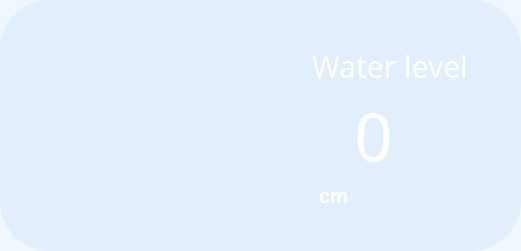
    <widget class="QFrame" name="Waterlevel_holder">
     <property name="geometry">
      <rect>
       <x>610</x>
       <y>80</y>
       <width>521</width>
       <height>251</height>
      </rect>
     </property>
     <property name="styleSheet">
      <string notr="true">background-color: rgba(136, 190, 240,0.14);
border-radius: 50%;</string>
     </property>
     <property name="frameShape">
      <enum>QFrame::StyledPanel</enum>
     </property>
     <property name="frameShadow">
      <enum>QFrame::Raised</enum>
     </property>
     <widget class="QLabel" name="Waterlevel">
      <property name="geometry">
       <rect>
        <x>308</x>
        <y>90</y>
        <width>131</width>
        <height>91</height>
       </rect>
      </property>
      <property name="font">
       <font>
        <family>Rockwell</family>
        <pointsize>50</pointsize>
       </font>
      </property>
      <property name="styleSheet">
       <string notr="true">color: #ffffff;
background-color:None;
</string>
      </property>
      <property name="text">
       <string>0</string>
      </property>
      <property name="alignment">
       <set>Qt::AlignCenter</set>
      </property>
     </widget>
     <widget class="QLabel" name="cm">
      <property name="geometry">
       <rect>
        <x>319</x>
        <y>180</y>
        <width>81</width>
        <height>31</height>
       </rect>
      </property>
      <property name="palette">
       <palette>
        <active>
         <colorrole role="WindowText">
          <brush brushstyle="SolidPattern">
           <color alpha="255">
            <red>255</red>
            <green>255</green>
            <blue>255</blue>
           </color>
          </brush>
         </colorrole>
         <colorrole role="Button">
          <brush brushstyle="SolidPattern">
           <color alpha="0">
            <red>255</red>
            <green>255</green>
            <blue>255</blue>
           </color>
          </brush>
         </colorrole>
         <colorrole role="Text">
          <brush brushstyle="SolidPattern">
           <color alpha="255">
            <red>255</red>
            <green>255</green>
            <blue>255</blue>
           </color>
          </brush>
         </colorrole>
         <colorrole role="ButtonText">
          <brush brushstyle="SolidPattern">
           <color alpha="255">
            <red>255</red>
            <green>255</green>
            <blue>255</blue>
           </color>
          </brush>
         </colorrole>
         <colorrole role="Base">
          <brush brushstyle="SolidPattern">
           <color alpha="0">
            <red>255</red>
            <green>255</green>
            <blue>255</blue>
           </color>
          </brush>
         </colorrole>
         <colorrole role="Window">
          <brush brushstyle="SolidPattern">
           <color alpha="0">
            <red>255</red>
            <green>255</green>
            <blue>255</blue>
           </color>
          </brush>
         </colorrole>
         <colorrole role="PlaceholderText">
          <brush brushstyle="NoBrush">
           <color alpha="128">
            <red>255</red>
            <green>255</green>
            <blue>255</blue>
           </color>
          </brush>
         </colorrole>
        </active>
        <inactive>
         <colorrole role="WindowText">
          <brush brushstyle="SolidPattern">
           <color alpha="255">
            <red>255</red>
            <green>255</green>
            <blue>255</blue>
           </color>
          </brush>
         </colorrole>
         <colorrole role="Button">
          <brush brushstyle="SolidPattern">
           <color alpha="0">
            <red>255</red>
            <green>255</green>
            <blue>255</blue>
           </color>
          </brush>
         </colorrole>
         <colorrole role="Text">
          <brush brushstyle="SolidPattern">
           <color alpha="255">
            <red>255</red>
            <green>255</green>
            <blue>255</blue>
           </color>
          </brush>
         </colorrole>
         <colorrole role="ButtonText">
          <brush brushstyle="SolidPattern">
           <color alpha="255">
            <red>255</red>
            <green>255</green>
            <blue>255</blue>
           </color>
          </brush>
         </colorrole>
         <colorrole role="Base">
          <brush brushstyle="SolidPattern">
           <color alpha="0">
            <red>255</red>
            <green>255</green>
            <blue>255</blue>
           </color>
          </brush>
         </colorrole>
         <colorrole role="Window">
          <brush brushstyle="SolidPattern">
           <color alpha="0">
            <red>255</red>
            <green>255</green>
            <blue>255</blue>
           </color>
          </brush>
         </colorrole>
         <colorrole role="PlaceholderText">
          <brush brushstyle="NoBrush">
           <color alpha="128">
            <red>255</red>
            <green>255</green>
            <blue>255</blue>
           </color>
          </brush>
         </colorrole>
        </inactive>
        <disabled>
         <colorrole role="WindowText">
          <brush brushstyle="SolidPattern">
           <color alpha="255">
            <red>255</red>
            <green>255</green>
            <blue>255</blue>
           </color>
          </brush>
         </colorrole>
         <colorrole role="Button">
          <brush brushstyle="SolidPattern">
           <color alpha="0">
            <red>255</red>
            <green>255</green>
            <blue>255</blue>
           </color>
          </brush>
         </colorrole>
         <colorrole role="Text">
          <brush brushstyle="SolidPattern">
           <color alpha="255">
            <red>255</red>
            <green>255</green>
            <blue>255</blue>
           </color>
          </brush>
         </colorrole>
         <colorrole role="ButtonText">
          <brush brushstyle="SolidPattern">
           <color alpha="255">
            <red>255</red>
            <green>255</green>
            <blue>255</blue>
           </color>
          </brush>
         </colorrole>
         <colorrole role="Base">
          <brush brushstyle="SolidPattern">
           <color alpha="0">
            <red>255</red>
            <green>255</green>
            <blue>255</blue>
           </color>
          </brush>
         </colorrole>
         <colorrole role="Window">
          <brush brushstyle="SolidPattern">
           <color alpha="0">
            <red>255</red>
            <green>255</green>
            <blue>255</blue>
           </color>
          </brush>
         </colorrole>
         <colorrole role="PlaceholderText">
          <brush brushstyle="NoBrush">
           <color alpha="128">
            <red>255</red>
            <green>255</green>
            <blue>255</blue>
           </color>
          </brush>
         </colorrole>
        </disabled>
       </palette>
      </property>
      <property name="font">
       <font>
        <pointsize>15</pointsize>
        <weight>75</weight>
        <bold>true</bold>
       </font>
      </property>
      <property name="styleSheet">
       <string notr="true">background-color: rgba(255, 255, 255, 0);
color:rgb(255,255,255);</string>
      </property>
      <property name="text">
       <string>cm</string>
      </property>
     </widget>
     <widget class="QLineEdit" name="Waterlevel_label_2">
      <property name="geometry">
       <rect>
        <x>290</x>
        <y>40</y>
        <width>201</width>
        <height>51</height>
       </rect>
      </property>
      <property name="font">
       <font>
        <family>Rockwell</family>
        <pointsize>-1</pointsize>
       </font>
      </property>
      <property name="styleSheet">
       <string notr="true">color: white;
font-size: 30px;
background-color: rgba(0,0,0,0);</string>
      </property>
      <property name="text">
       <string>Water level</string>
      </property>
      <property name="alignment">
       <set>Qt::AlignCenter</set>
      </property>
     </widget>
     <zorder>cm</zorder>
     <zorder>Waterlevel_label_2</zorder>
     <zorder>Waterlevel</zorder>
    </widget>
